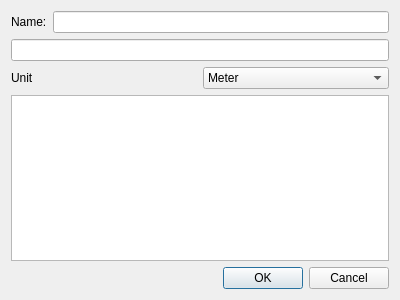
<?xml version="1.0" encoding="UTF-8"?>
<ui version="4.0">
 <class>SVImportDxfDialog</class>
 <widget class="QDialog" name="SVImportDxfDialog">
  <property name="geometry">
   <rect>
    <x>0</x>
    <y>0</y>
    <width>400</width>
    <height>300</height>
   </rect>
  </property>
  <property name="windowTitle">
   <string>Dialog</string>
  </property>
  <layout class="QGridLayout" name="gridLayout">
   <item row="4" column="0">
    <widget class="QtExt::BrowseFilenameWidget" name="lineEditFileName"/>
   </item>
   <item row="5" column="0">
    <layout class="QHBoxLayout" name="horizontalLayout">
     <item>
      <widget class="QLabel" name="label">
       <property name="text">
        <string>Unit</string>
       </property>
      </widget>
     </item>
     <item>
      <widget class="QComboBox" name="comboBoxUnit">
       <item>
        <property name="text">
         <string>Meter</string>
        </property>
       </item>
       <item>
        <property name="text">
         <string>Centimeter</string>
        </property>
       </item>
       <item>
        <property name="text">
         <string>Millimeter</string>
        </property>
       </item>
      </widget>
     </item>
    </layout>
   </item>
   <item row="7" column="0">
    <widget class="QDialogButtonBox" name="buttonBox">
     <property name="orientation">
      <enum>Qt::Horizontal</enum>
     </property>
     <property name="standardButtons">
      <set>QDialogButtonBox::Cancel|QDialogButtonBox::Ok</set>
     </property>
    </widget>
   </item>
   <item row="6" column="0">
    <widget class="QPlainTextEdit" name="plainTextEditLogWindow"/>
   </item>
   <item row="3" column="0">
    <layout class="QHBoxLayout" name="horizontalLayout_2">
     <item>
      <widget class="QLabel" name="label_2">
       <property name="text">
        <string>Name:</string>
       </property>
      </widget>
     </item>
     <item>
      <widget class="QLineEdit" name="lineEditDrawingName"/>
     </item>
    </layout>
   </item>
  </layout>
 </widget>
 <customwidgets>
  <customwidget>
   <class>QtExt::BrowseFilenameWidget</class>
   <extends>QLineEdit</extends>
   <header location="global">QtExt_BrowseFilenameWidget.h</header>
  </customwidget>
 </customwidgets>
 <resources/>
 <connections>
  <connection>
   <sender>buttonBox</sender>
   <signal>accepted()</signal>
   <receiver>SVImportDxfDialog</receiver>
   <slot>accept()</slot>
   <hints>
    <hint type="sourcelabel">
     <x>248</x>
     <y>254</y>
    </hint>
    <hint type="destinationlabel">
     <x>157</x>
     <y>274</y>
    </hint>
   </hints>
  </connection>
  <connection>
   <sender>buttonBox</sender>
   <signal>rejected()</signal>
   <receiver>SVImportDxfDialog</receiver>
   <slot>reject()</slot>
   <hints>
    <hint type="sourcelabel">
     <x>316</x>
     <y>260</y>
    </hint>
    <hint type="destinationlabel">
     <x>286</x>
     <y>274</y>
    </hint>
   </hints>
  </connection>
 </connections>
</ui>
